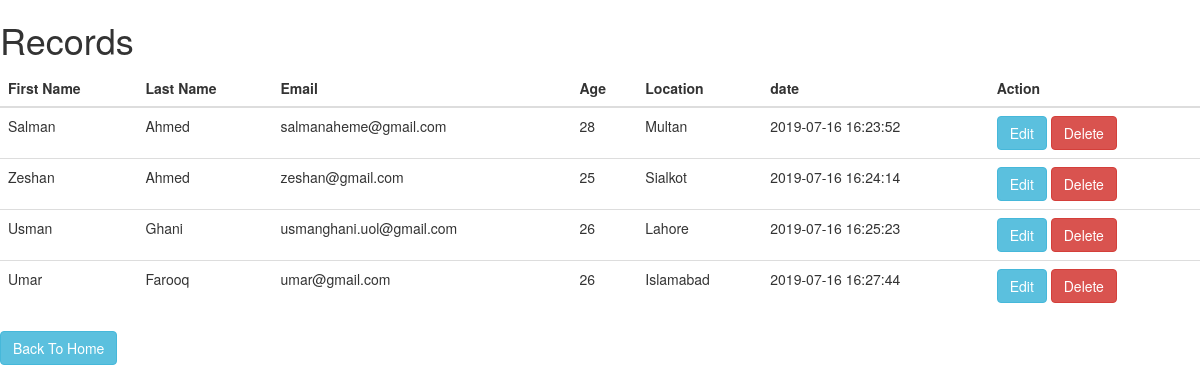
The page /view.php on the database its author committed.
### tables this page shows
CREATE TABLE `data02` (
  `id` int(10) NOT NULL,
  `fname` varchar(100) NOT NULL,
  `lname` varchar(100) NOT NULL,
  `email` varchar(100) NOT NULL,
  `age` int(10) NOT NULL,
  `location` varchar(11) NOT NULL,
  `date` datetime NOT NULL DEFAULT current_timestamp()
);

### view.php (the view, shortened to what this page needs)
<!DOCTYPE html>
<html lang="en">
<head>
  <link rel="stylesheet" href="https://maxcdn.bootstrapcdn.com/bootstrap/3.4.0/css/bootstrap.min.css">
</head>
<body>
<?php
    require_once'process01.php';
?>
<?php
    $mysqli = new mysqli('localhost','root','','crud02') or die(mysqli_error($mysqli));
    $result=$mysqli->query("SELECT * from data02") or die($mysqli->error);
?>
<h1>Records</h1>
<div class="justify-content-center">
<table class="table">
   <thead>
       <tr>
           <th>First Name</th>
           <th>Last Name</th>
           <th>Email</th>
           <th>Age</th>
           <th>Location</th>
           <th>date</th>
           <th><colspan="2">Action</th>
       </tr>
    </thead>
    <?php
     while($row = $result->fetch_assoc()):?>
    <tr>
        <td><?php echo $row['fname']?></td>
        <td><?php echo $row['lname']?></td>
        <td><?php echo $row['email']?></td>
        <td><?php echo $row['age']?></td>
        <td><?php echo $row['location']?></td>
        <td><?php echo $row['date']?></td>
        <td>
            <a href="index.php?edit=<?php echo $row['id'];?>"
               class="btn btn-info">Edit</a>
            <a href="process01.php?delete=<?php echo $row['id'];?>"
               class="btn btn-danger">Delete</a>
        </td>
    </tr>
    <?php endwhile;?>
</table>
</div>
<div class="form-group">
        <a href="http://localhost/series/crud01/index.php" class="btn btn-info" role="button">Back To Home</a>
      </div>
</body>
</html>

### rows shown on the page
data02: fname "Salman", lname "Ahmed", email "salmanaheme@gmail.com", age "28", location "Multan", date "2019-07-16 16:23:52"
data02: fname "Zeshan", lname "Ahmed", email "zeshan@gmail.com", age "25", location "Sialkot", date "2019-07-16 16:24:14"
data02: fname "Usman", lname "Ghani", email "usmanghani.uol@gmail.com", age "26", location "Lahore", date "2019-07-16 16:25:23"
data02: fname "Umar", lname "Farooq", email "umar@gmail.com", age "26", location "Islamabad", date "2019-07-16 16:27:44"
